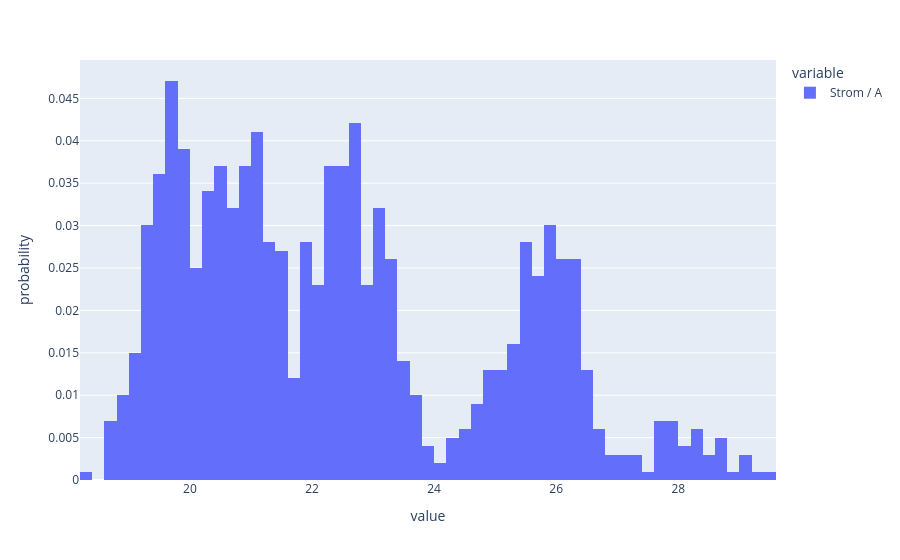

The cell this chart's notebook holds for it:
### Markdown cell above
<span style="color:#FF5F00"><b>AUFGABE 4:</b></span><br>
Zuletzt wollen wir uns noch anschauen, wie wir relative anstatt absolute Häufigkeiten angeben können. Nutzen Sie hierfür das ```histnorm```-Argument und setzen es auf ```"probability"```:

### Code cell
df["Strom / A"].plot(kind="histogram", nbins=100, histnorm="probability")

### Figure 1 — Plotly figure (JSON) as saved in the notebook; plotly's stock layout.template omitted (floating-point values rounded to 4 significant figures; data arrays with more than 128 entries replaced by an {"elided": "..."} marker saying what was removed)
{"data": [{"bingroup": "x", "histnorm": "probability", "hovertemplate": "variable=Strom / A<br>value=%{x}<br>probability=%{y}<extra></extra>", "legendgroup": "Strom / A", "marker": {"color": "#636efa", "pattern": {"shape": ""}}, "name": "Strom / A", "nbinsx": 100, "orientation": "v", "showlegend": true, "type": "histogram", "x": {"elided": "1000 float values"}, "xaxis": "x", "yaxis": "y"}], "layout": {"barmode": "relative", "legend": {"title": {"text": "variable"}, "tracegroupgap": 0}, "margin": {"t": 60}, "xaxis": {"anchor": "y", "domain": [0, 1], "title": {"text": "value"}}, "yaxis": {"anchor": "x", "domain": [0, 1], "title": {"text": "probability"}}}}
